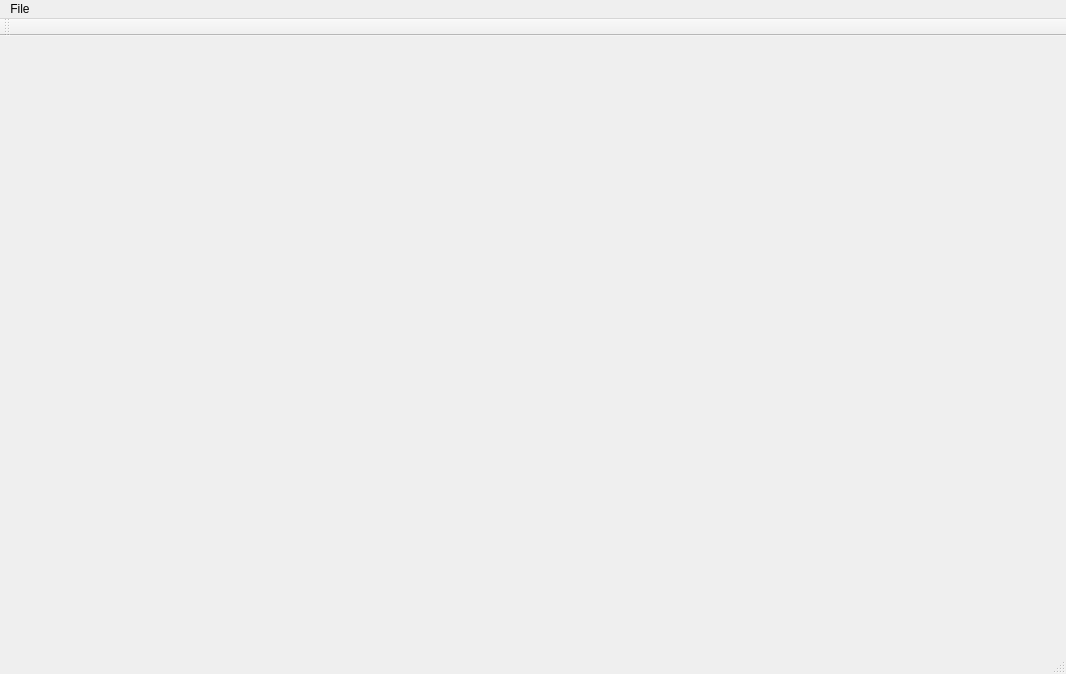
<?xml version="1.0" encoding="UTF-8"?>
<ui version="4.0">
 <class>QTCalcStarClass</class>
 <widget class="QMainWindow" name="QTCalcStarClass">
  <property name="geometry">
   <rect>
    <x>0</x>
    <y>0</y>
    <width>1066</width>
    <height>674</height>
   </rect>
  </property>
  <property name="windowTitle">
   <string>QTCalcStar</string>
  </property>
  <widget class="QWidget" name="centralWidget"/>
  <widget class="QMenuBar" name="menuBar">
   <property name="geometry">
    <rect>
     <x>0</x>
     <y>0</y>
     <width>1066</width>
     <height>21</height>
    </rect>
   </property>
   <widget class="QMenu" name="menuFile">
    <property name="title">
     <string>File</string>
    </property>
    <addaction name="actionPrint_Sheet"/>
    <addaction name="actionExit"/>
   </widget>
   <addaction name="menuFile"/>
  </widget>
  <widget class="QToolBar" name="mainToolBar">
   <attribute name="toolBarArea">
    <enum>TopToolBarArea</enum>
   </attribute>
   <attribute name="toolBarBreak">
    <bool>false</bool>
   </attribute>
  </widget>
  <widget class="QStatusBar" name="statusBar"/>
  <action name="actionExit">
   <property name="text">
    <string>Exit</string>
   </property>
  </action>
  <action name="actionAdd_Sheet">
   <property name="text">
    <string>Add Sheet</string>
   </property>
  </action>
  <action name="actionDelete_Sheet">
   <property name="text">
    <string>Delete Sheet</string>
   </property>
  </action>
  <action name="actionPrint_Sheet">
   <property name="text">
    <string>Print Sheet</string>
   </property>
  </action>
 </widget>
 <layoutdefault spacing="6" margin="11"/>
 <resources>
  <include location="QTCalcStar.qrc"/>
 </resources>
 <connections/>
</ui>
